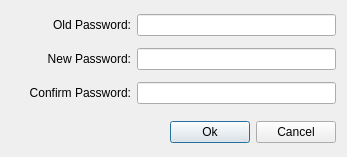
<?xml version="1.0" encoding="UTF-8"?>
<ui version="4.0">
 <class>ModifyPass</class>
 <widget class="QDialog" name="ModifyPass">
  <property name="geometry">
   <rect>
    <x>0</x>
    <y>0</y>
    <width>347</width>
    <height>157</height>
   </rect>
  </property>
  <property name="windowTitle">
   <string>Change Password</string>
  </property>
  <layout class="QGridLayout" name="gridLayout">
   <item row="0" column="0">
    <layout class="QHBoxLayout" name="horizontalLayout">
     <property name="topMargin">
      <number>3</number>
     </property>
     <property name="bottomMargin">
      <number>3</number>
     </property>
     <item>
      <widget class="QLabel" name="lblCur">
       <property name="minimumSize">
        <size>
         <width>120</width>
         <height>16</height>
        </size>
       </property>
       <property name="maximumSize">
        <size>
         <width>120</width>
         <height>16</height>
        </size>
       </property>
       <property name="text">
        <string>Old Password:</string>
       </property>
       <property name="alignment">
        <set>Qt::AlignRight|Qt::AlignTrailing|Qt::AlignVCenter</set>
       </property>
      </widget>
     </item>
     <item>
      <widget class="QLineEdit" name="editCur"/>
     </item>
    </layout>
   </item>
   <item row="1" column="0">
    <layout class="QHBoxLayout" name="horizontalLayout_2">
     <property name="topMargin">
      <number>3</number>
     </property>
     <property name="bottomMargin">
      <number>3</number>
     </property>
     <item>
      <widget class="QLabel" name="lblNew">
       <property name="minimumSize">
        <size>
         <width>120</width>
         <height>16</height>
        </size>
       </property>
       <property name="maximumSize">
        <size>
         <width>120</width>
         <height>16</height>
        </size>
       </property>
       <property name="text">
        <string>New Password:</string>
       </property>
       <property name="alignment">
        <set>Qt::AlignRight|Qt::AlignTrailing|Qt::AlignVCenter</set>
       </property>
      </widget>
     </item>
     <item>
      <widget class="QLineEdit" name="editNew"/>
     </item>
    </layout>
   </item>
   <item row="2" column="0">
    <layout class="QHBoxLayout" name="horizontalLayout_3">
     <property name="topMargin">
      <number>3</number>
     </property>
     <property name="bottomMargin">
      <number>3</number>
     </property>
     <item>
      <widget class="QLabel" name="lblConfirm">
       <property name="minimumSize">
        <size>
         <width>120</width>
         <height>20</height>
        </size>
       </property>
       <property name="maximumSize">
        <size>
         <width>120</width>
         <height>20</height>
        </size>
       </property>
       <property name="text">
        <string>Confirm Password:</string>
       </property>
       <property name="alignment">
        <set>Qt::AlignRight|Qt::AlignTrailing|Qt::AlignVCenter</set>
       </property>
      </widget>
     </item>
     <item>
      <widget class="QLineEdit" name="editConfirm"/>
     </item>
    </layout>
   </item>
   <item row="3" column="0">
    <spacer name="verticalSpacer">
     <property name="orientation">
      <enum>Qt::Vertical</enum>
     </property>
     <property name="sizeHint" stdset="0">
      <size>
       <width>20</width>
       <height>13</height>
      </size>
     </property>
    </spacer>
   </item>
   <item row="4" column="0">
    <layout class="QHBoxLayout" name="horizontalLayout_4">
     <property name="topMargin">
      <number>3</number>
     </property>
     <property name="bottomMargin">
      <number>3</number>
     </property>
     <item>
      <spacer name="horizontalSpacer">
       <property name="orientation">
        <enum>Qt::Horizontal</enum>
       </property>
       <property name="sizeHint" stdset="0">
        <size>
         <width>40</width>
         <height>20</height>
        </size>
       </property>
      </spacer>
     </item>
     <item>
      <widget class="QPushButton" name="btnOk">
       <property name="text">
        <string>Ok</string>
       </property>
      </widget>
     </item>
     <item>
      <widget class="QPushButton" name="btnCancel">
       <property name="text">
        <string>Cancel</string>
       </property>
      </widget>
     </item>
    </layout>
   </item>
  </layout>
 </widget>
 <resources/>
 <connections/>
</ui>
